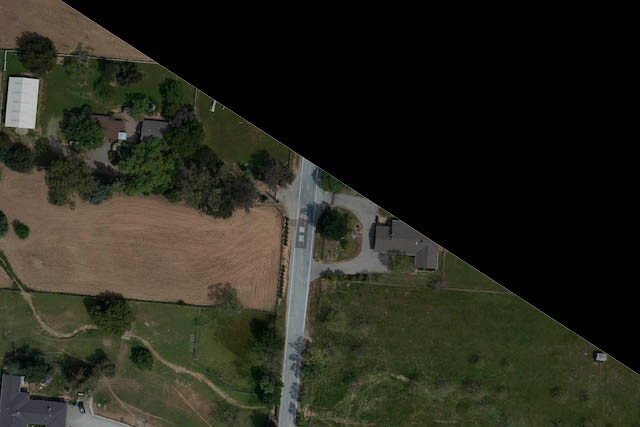
#> input picture project/stitch test/left.jpg, 640 x 427 px
$ python test.py left.jpg
#> lines starting #> are read from the running program, lines starting #| are printed output that depends on the picture
import sys
import cv2
import numpy as np
print(cv2.__version__)
# Use the keypoints to stitch the images
def get_stitched_image(img1, img2, M):

	# Get width and height of input images
	w1,h1 = img1.shape[:2]
	w2,h2 = img2.shape[:2]

	# Get the canvas dimesions
	img1_dims = np.float32([ [0,0], [0,w1], [h1, w1], [h1,0] ]).reshape(-1,1,2)
	img2_dims_temp = np.float32([ [0,0], [0,w2], [h2, w2], [h2,0] ]).reshape(-1,1,2)


	# Get relative perspective of second image
	img2_dims = cv2.perspectiveTransform(img2_dims_temp, M)

	# Resulting dimensions
	result_dims = np.concatenate( (img1_dims, img2_dims), axis = 0)

	# Getting images together
	# Calculate dimensions of match points
	[x_min, y_min] = np.int32(result_dims.min(axis=0).ravel() - 0.5)
	[x_max, y_max] = np.int32(result_dims.max(axis=0).ravel() + 0.5)

	# Create output array after affine transformation
	transform_dist = [-x_min,-y_min]
	transform_array = np.array([[1, 0, transform_dist[0]],
								[0, 1, transform_dist[1]],
								[0,0,1]])

	# Warp images to get the resulting image
	result_img = cv2.warpPerspective(img2, transform_array.dot(M),
									(x_max-x_min, y_max-y_min))
	result_img[transform_dist[1]:w1+transform_dist[1],
				transform_dist[0]:h1+transform_dist[0]] = img1

	# Return the result
	return result_img

# Find SIFT and return Homography Matrix
def get_sift_homography(img1, img2):

	# Initialize SIFT
	sift = cv2.xfeatures2d.SURF_create()

	# Extract keypoints and descriptors
	k1, d1 = sift.detectAndCompute(img1, None)
	k2, d2 = sift.detectAndCompute(img2, None)

	# Bruteforce matcher on the descriptors
	bf = cv2.BFMatcher()
	matches = bf.knnMatch(d1,d2, k=2)

	# Make sure that the matches are good
	verify_ratio = 0.8 # Source: stackoverflow
	verified_matches = []
	for m1,m2 in matches:
		# Add to array only if it's a good match
		if m1.distance < 0.8 * m2.distance:
			verified_matches.append(m1)

	# Mimnum number of matches
	min_matches = 8
	if len(verified_matches) > min_matches:

		# Array to store matching points
		img1_pts = []
		img2_pts = []

		# Add matching points to array
		for match in verified_matches:
			img1_pts.append(k1[match.queryIdx].pt)
			img2_pts.append(k2[match.trainIdx].pt)
		img1_pts = np.float32(img1_pts).reshape(-1,1,2)
		img2_pts = np.float32(img2_pts).reshape(-1,1,2)

		# Compute homography matrix
		M, mask = cv2.findHomography(img1_pts, img2_pts, cv2.RANSAC, 5.0)
		return M
	else:
		print ('Error: Not enough matches')
		exit()

# Equalize Histogram of Color Images
def equalize_histogram_color(img):
	img_yuv = cv2.cvtColor(img, cv2.COLOR_BGR2YUV)
	img_yuv[:,:,0] = cv2.equalizeHist(img_yuv[:,:,0])
	img = cv2.cvtColor(img_yuv, cv2.COLOR_YUV2BGR)
	return img

# Main function definition
def main():

	# Get input set of images
	img1 = cv2.imread('left.jpg')
#> img1 is the input picture: shape (427, 640, 3); mean B, G, R 29.9, 40.9, 41
	img2 = cv2.imread('right.jpg')
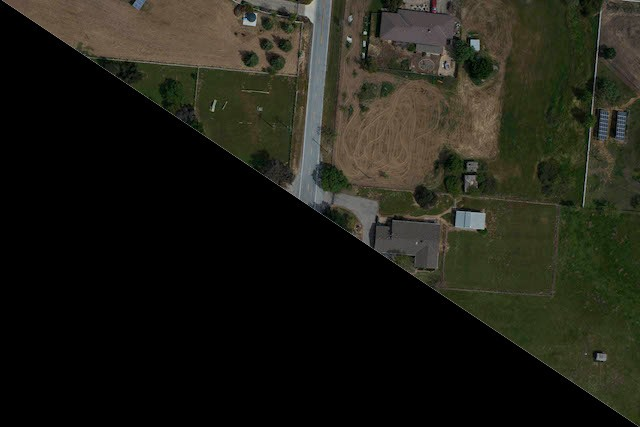
#> input picture project/stitch test/right.jpg, 640 x 427 px
#> img2 is the input picture: shape (427, 640, 3); mean B, G, R 22.7, 31.6, 31.9

	# Equalize histogram
	img1 = equalize_histogram_color(img1)
#> in equalize_histogram_color, `img_yuv = cv2.cvtColor(img, cv2.COLOR_BGR2YUV)`: img_yuv: shape (427, 640, 3); mean of channels 0, 1, 2 39.7, 123.3, 129.1
#> in equalize_histogram_color, `img_yuv[:,:,0] = cv2.equalizeHist(img_yuv[:,:,0])`: img_yuv: shape (427, 640, 3); mean of channels 0, 1, 2 79.1, 123.3, 129.1
#> in equalize_histogram_color, `img = cv2.cvtColor(img_yuv, cv2.COLOR_YUV2BGR)`:
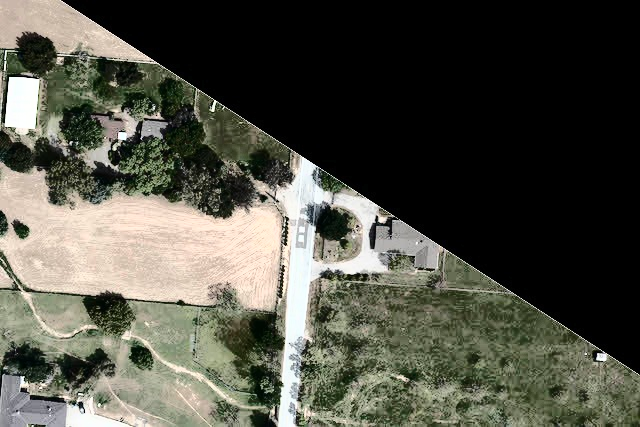
#> img: shape (427, 640, 3); mean B, G, R 69.7, 80.3, 80.3
	img2 = equalize_histogram_color(img2)
#> in equalize_histogram_color (call 2), `img_yuv = cv2.cvtColor(img, cv2.COLOR_BGR2YUV)`: img_yuv: shape (427, 640, 3); mean of channels 0, 1, 2 30.6, 124.2, 129
#> in equalize_histogram_color (call 2), `img_yuv[:,:,0] = cv2.equalizeHist(img_yuv[:,:,0])`: img_yuv: shape (427, 640, 3); mean of channels 0, 1, 2 66.1, 124.2, 129
#> in equalize_histogram_color (call 2), `img = cv2.cvtColor(img_yuv, cv2.COLOR_YUV2BGR)`:
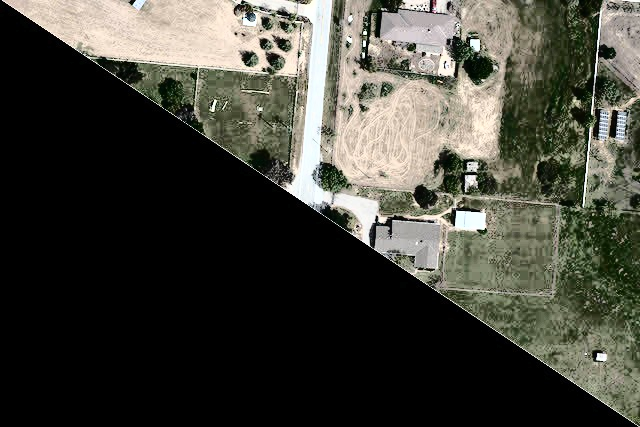
#> img: shape (427, 640, 3); mean B, G, R 58.4, 67, 67.3

	# Show input images
	#input_images = np.hstack( (img1, img2) )
	#cv2.imshow ('Input Images', input_images)

	# Use SIFT to find keypoints and return homography matrix
	M =  get_sift_homography(img1, img2)

	# Stitch the images together using homography matrix
	result_image = get_stitched_image(img2, img1, M)

	# Write the result to the same directory
	#result_image_name = 'results/result_'+sys.argv[1]
	#cv2.imwrite(result_image_name, result_image)

	# Show the resulting image
	cv2.imshow ('Result', result_image)
	cv2.waitKey()

# Call main function
if __name__=='__main__':
#> (the run stopped early here; a loop or call above may not have finished)
